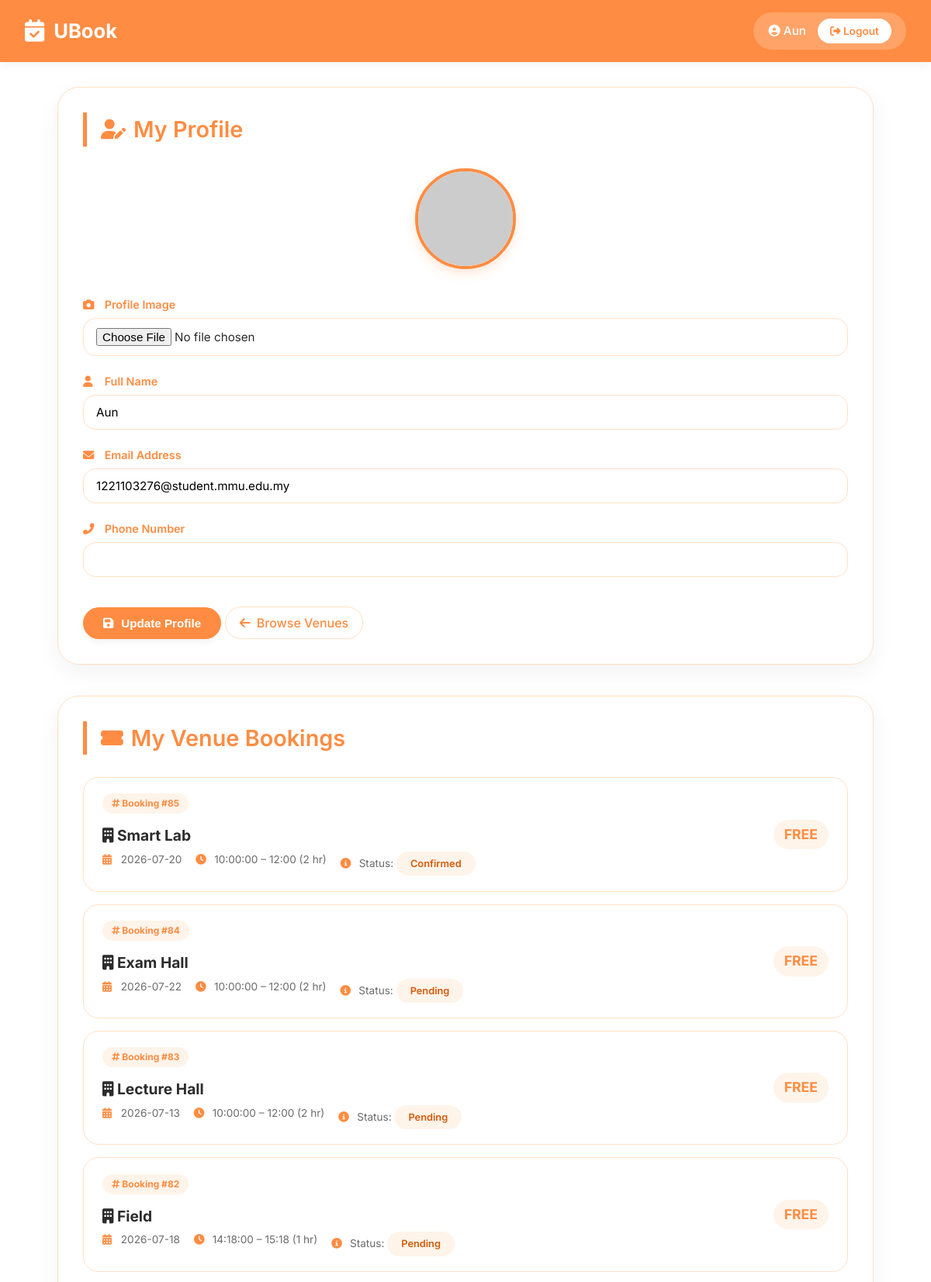
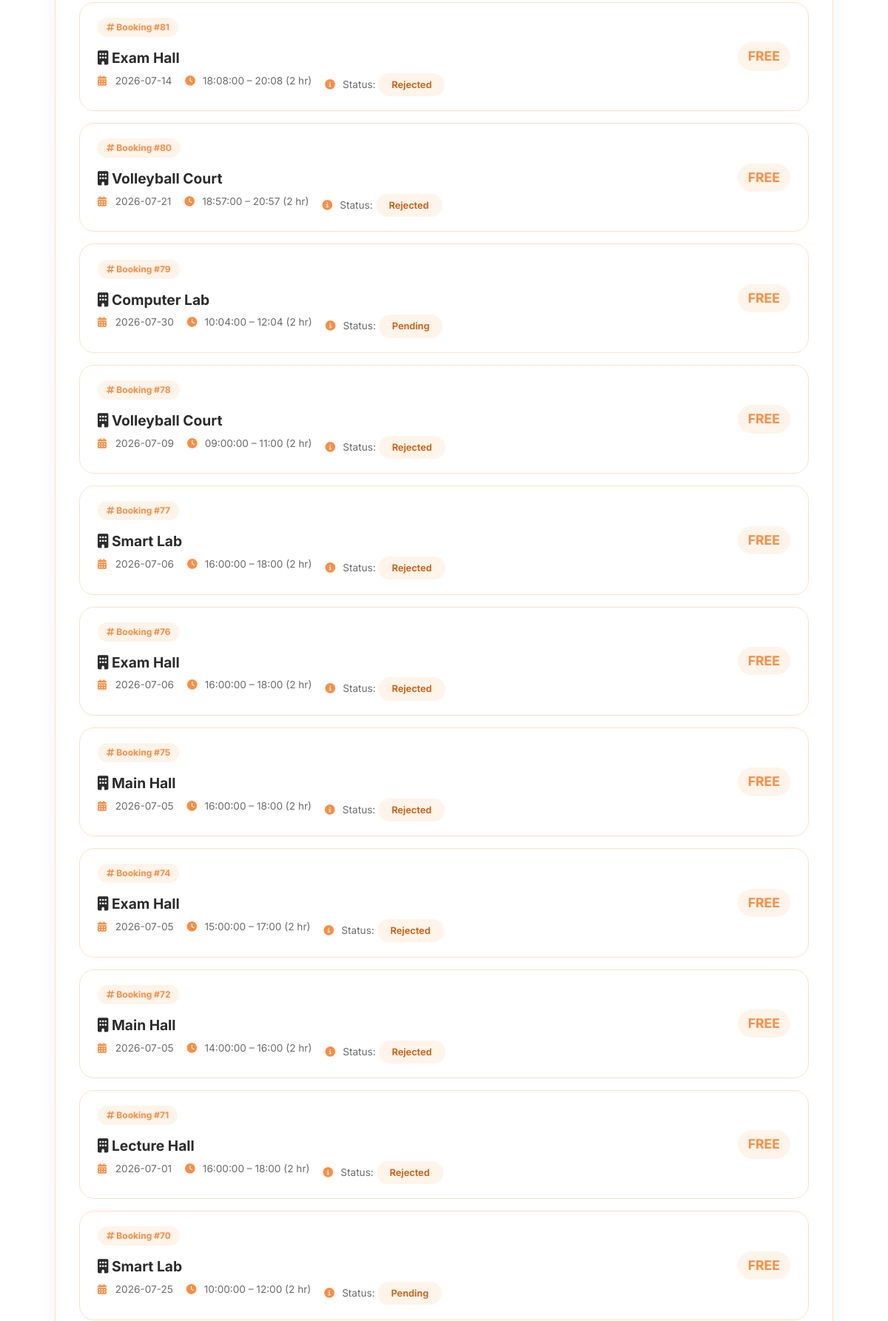
The page /profile.php (signed in, upper part) on the database its author committed (2 pictures, top to bottom).
### tables this page shows
CREATE TABLE `users` (
  `id` varchar(20) NOT NULL,
  `username` varchar(100) DEFAULT NULL,
  `name` varchar(100) NOT NULL,
  `email` varchar(100) DEFAULT NULL,
  `profile_image` varchar(255) DEFAULT NULL,
  `role` varchar(50) DEFAULT 'user',
  `password` varchar(255) DEFAULT NULL,
  `phone` varchar(20) DEFAULT NULL,
  `created_at` timestamp NOT NULL DEFAULT current_timestamp()
);

CREATE TABLE `bookings` (
  `id` int(11) NOT NULL,
  `user_id` varchar(20) NOT NULL,
  `student_name` varchar(100) NOT NULL,
  `venue_id` varchar(20) NOT NULL,
  `booking_date` date NOT NULL,
  `start_time` time NOT NULL,
  `duration_hours` int(11) NOT NULL,
  `comment` text DEFAULT NULL,
  `status` enum('pending','confirmed','rejected') DEFAULT 'pending',
  `created_at` timestamp NOT NULL DEFAULT current_timestamp()
);

CREATE TABLE `venues` (
  `id` varchar(20) NOT NULL,
  `name` varchar(100) NOT NULL,
  `description` text DEFAULT NULL,
  `image_url` varchar(255) DEFAULT NULL
);

### profile.php (the view, shortened to what this page needs)
<?php
$host = 'localhost';
$dbname = 'ubook';
$username = 'root';
$password = '';
try {
    $pdo = new PDO("mysql:host=$host;dbname=$dbname;charset=utf8mb4", $username, $password);
    $pdo->setAttribute(PDO::ATTR_ERRMODE, PDO::ERRMODE_EXCEPTION);
} catch (PDOException $e) {
    die("Database connection failed: " . $e->getMessage());
}
$user_id = $_SESSION['user_id'];
$stmt = $pdo->prepare("SELECT * FROM users WHERE id = ?");
$stmt->execute([$user_id]);
$user = $stmt->fetch(PDO::FETCH_ASSOC);
$bookings = [];
try {
    $sql = "SELECT b.id, b.booking_date, b.start_time, b.duration_hours, b.status,
                   v.name AS venue_name, v.image_url
            FROM bookings b
            JOIN venues v ON b.venue_id = v.id
            WHERE b.user_id = ?
            ORDER BY b.id DESC";
    $stmt = $pdo->prepare($sql);
    $stmt->execute([$user_id]);
    $bookings = $stmt->fetchAll(PDO::FETCH_ASSOC);
} catch (PDOException $e) {
    $bookings_error = "Unable to fetch bookings. Please ensure the database schema is updated.";
}
?>
<!DOCTYPE html>
<html lang="en">
<head>
    <link rel="stylesheet" href="https://cdnjs.cloudflare.com/ajax/libs/font-awesome/6.4.0/css/all.min.css">
</head>
<body>
<div class="navbar">
    <div class="logo">
        <i class="fas fa-calendar-check"></i>
        <span>UBook</span>
    </div>
    <div class="user-greeting">
        <span><i class="fas fa-user-circle"></i> <?php echo htmlspecialchars($user['name']); ?></span>
        <a href="logout.php" class="logout-btn"><i class="fas fa-sign-out-alt"></i> Logout</a>
    </div>
</div>
<div class="container">
    <div class="card">
        <h2><i class="fas fa-user-edit"></i> My Profile</h2>
        <div class="profile-pic-wrapper">
            <?php if (!empty($user['profile_image'])): ?>
                <img src="<?php echo htmlspecialchars($user['profile_image']); ?>" class="profile-img" alt="profile">
            <?php else: ?>
                <img src="https://ui-avatars.com/api/?background=ff8c42&color=fff&size=130&name=<?php echo urlencode($user['name']); ?>" class="profile-img" alt="avatar">
            <?php endif; ?>
        </div>
        <form method="POST" enctype="multipart/form-data">
            <div class="form-group">
                <label><i class="fas fa-camera"></i> Profile Image</label>
                <input type="file" name="profile_image" class="file-input" accept="image/*">
            </div>
            <div class="form-group">
                <label><i class="fas fa-user"></i> Full Name</label>
                <input type="text" name="name" required value="<?php echo htmlspecialchars($user['name']); ?>">
            </div>
            <div class="form-group">
                <label><i class="fas fa-envelope"></i> Email Address</label>
                <input type="email" name="email" required value="<?php echo htmlspecialchars($user['email']); ?>">
            </div>
            <div class="form-group">
                <label><i class="fas fa-phone-alt"></i> Phone Number</label>
                <input type="text" name="phone" value="<?php echo htmlspecialchars($user['phone'] ?? ''); ?>">
            </div>
            <button type="submit" name="update_profile" class="btn-primary">
                <i class="fas fa-save"></i> Update Profile
            </button>
            <a href="venue.php" class="back-link"><i class="fas fa-arrow-left"></i> Browse Venues</a>
        </form>
    </div>
    <div class="card">
        <h2><i class="fas fa-ticket-alt"></i> My Venue Bookings</h2>
        <?php if (isset($bookings_error)): ?>
            <div class="alert alert-error"><i class="fas fa-exclamation-triangle"></i> <?php echo $bookings_error; ?></div>
        <?php else: ?>
            <?php foreach ($bookings as $booking):
                $status = $booking['status'] ?? 'pending';
                $statusClass = 'status-' . strtolower($status);
                $start = $booking['start_time'] ?? 'N/A';
                $duration = $booking['duration_hours'] ?? 0;
                $endTime = '';
                if ($start && $duration) {
                    $end = new DateTime($start);
                    $end->add(new DateInterval("PT{$duration}H"));
                    $endTime = $end->format('H:i');
                }
            ?>
                <div class="booking-item">
                    <div class="booking-info">
                        <div class="booking-id">
                            <i class="fas fa-hashtag"></i> Booking #<?php echo $booking['id']; ?>
                        </div>
                        <div class="venue-name">
                            <i class="fas fa-building"></i> <?php echo htmlspecialchars($booking['venue_name']); ?>
                        </div>
                        <div class="booking-details">
                            <span><i class="fas fa-calendar-alt"></i> <?php echo htmlspecialchars($booking['booking_date']); ?></span>
                            <span><i class="fas fa-clock"></i> <?php echo $start; ?> – <?php echo $endTime; ?> (<?php echo $duration; ?> hr)</span>
                            <span><i class="fas fa-info-circle"></i> Status:
                                <span class="booking-status <?php echo $statusClass; ?>"><?php echo ucfirst($status); ?></span>
                            </span>
                        </div>
                    </div>
                    <div class="booking-amount">
                        FREE
                    </div>
                </div>
            <?php endforeach; ?>
        <?php endif; ?>
    </div>
</div>
</body>
</html>

### profile.php (style rules this page uses)
* { margin: 0; padding: 0; box-sizing: border-box; }
body { font-family: 'Inter', sans-serif; background: #ffffff; color: #2c2c2c; line-height: 1.5; }
.navbar { background: #ff8c42; box-shadow: 0 4px 12px rgba(0,0,0,0.05); padding: 1rem 2rem; display: flex; justify-content: space-between; align-items: center; flex-wrap: wrap; gap: 1rem; position: sticky; top: 0; z-index: 100; }
.logo { display: flex; align-items: center; gap: 12px; font-size: 1.6rem; font-weight: 700; color: white; }
.logo i { font-size: 1.8rem; color: white; }
.user-greeting { background: rgba(255,255,255,0.2); padding: 0.5rem 1.2rem; border-radius: 40px; display: flex; align-items: center; gap: 15px; }
.user-greeting span { font-weight: 500; font-size: 0.95rem; color: white; }
.logout-btn { background: white; color: #ff8c42; padding: 6px 16px; border-radius: 30px; text-decoration: none; font-size: 0.85rem; font-weight: 600; transition: all 0.2s ease; border: none; }
.container { max-width: 1100px; margin: 2rem auto; padding: 0 1.5rem; }
.card { background: white; border-radius: 28px; box-shadow: 0 10px 30px rgba(0,0,0,0.05); padding: 2rem; margin-bottom: 2.5rem; border: 1px solid #ffe0c4; transition: transform 0.2s, box-shadow 0.2s; }
.card h2 { font-size: 1.8rem; font-weight: 600; margin-bottom: 1.8rem; color: #ff8c42; border-left: 5px solid #ff8c42; padding-left: 18px; display: flex; align-items: center; gap: 10px; }
.card h2 i { color: #ff8c42; font-size: 1.6rem; }
.profile-pic-wrapper { text-align: center; margin-bottom: 1.8rem; }
.profile-img { width: 130px; height: 130px; border-radius: 50%; object-fit: cover; border: 4px solid #ff8c42; box-shadow: 0 6px 14px rgba(255,140,66,0.2); background: #fef3e9; }
.form-group { margin-bottom: 1.4rem; }
.form-group label { font-weight: 600; display: block; margin-bottom: 6px; color: #ff8c42; font-size: 0.9rem; }
.form-group label i { width: 24px; color: #ff8c42; }
input, .file-input { width: 100%; padding: 12px 16px; border: 1px solid #ffe0c4; border-radius: 16px; font-family: 'Inter', sans-serif; font-size: 0.95rem; transition: all 0.2s; background: white; }
.btn-primary { background: #ff8c42; color: white; border: none; padding: 12px 26px; border-radius: 40px; font-weight: 600; font-size: 0.95rem; cursor: pointer; transition: all 0.2s; display: inline-flex; align-items: center; gap: 10px; box-shadow: 0 4px 8px rgba(0,0,0,0.05); }
.booking-item { background: #ffffff; border-radius: 20px; padding: 1.2rem 1.5rem; margin-bottom: 1rem; transition: all 0.2s; border: 1px solid #ffe0c4; display: flex; flex-wrap: wrap; justify-content: space-between; align-items: center; gap: 1rem; }
.booking-info { flex: 3; }
.booking-id { font-weight: 700; color: #ff8c42; background: #fff4ea; display: inline-block; padding: 4px 12px; border-radius: 50px; font-size: 0.75rem; margin-bottom: 8px; }
.venue-name { font-size: 1.2rem; font-weight: 700; margin: 6px 0 4px; color: #2c2c2c; }
.booking-details { display: flex; flex-wrap: wrap; gap: 18px; font-size: 0.85rem; color: #6c6c6c; margin-top: 6px; }
.booking-details i { width: 20px; color: #ff8c42; }
.booking-status { font-weight: 600; padding: 6px 18px; border-radius: 40px; display: inline-block; font-size: 0.8rem; background: #fff4ea; color: #d45a0a; }
.status-confirmed { background: #fff4ea; color: #d45a0a; }
.status-pending { background: #fff4ea; color: #d45a0a; }
.booking-amount { font-weight: 700; color: #ff8c42; font-size: 1.1rem; background: #fff4ea; padding: 6px 14px; border-radius: 40px; }
.back-link { margin-top: 1rem; display: inline-flex; align-items: center; gap: 8px; background: transparent; border: 1px solid #ffe0c4; padding: 8px 18px; border-radius: 40px; text-decoration: none; color: #ff8c42; font-weight: 500; transition: 0.2s; }

### rows shown on the page
users: name "Aun", email "1221103276@student.mmu.edu.my"
bookings: id "85", venue.name "Smart Lab", booking_date "2026-07-20", start_time "10:00:00", start_time "12:00", duration_hours "2", status "Confirmed"
bookings: id "84", venue.name "Exam Hall", booking_date "2026-07-22", start_time "10:00:00", start_time "12:00", duration_hours "2", status "Pending"
bookings: id "83", venue.name "Lecture Hall", booking_date "2026-07-13", start_time "10:00:00", start_time "12:00", duration_hours "2", status "Pending"
bookings: id "82", venue.name "Field", booking_date "2026-07-18", start_time "14:18:00", start_time "15:18", duration_hours "1", status "Pending"
bookings: id "81", venue.name "Exam Hall", booking_date "2026-07-14", start_time "18:08:00", start_time "20:08", duration_hours "2", status "Rejected"
bookings: id "80", venue.name "Volleyball Court", booking_date "2026-07-21", start_time "18:57:00", start_time "20:57", duration_hours "2", status "Rejected"
bookings: id "79", venue.name "Computer Lab", booking_date "2026-07-30", start_time "10:04:00", start_time "12:04", duration_hours "2", status "Pending"
bookings: id "78", venue.name "Volleyball Court", booking_date "2026-07-09", start_time "09:00:00", start_time "11:00", duration_hours "2", status "Rejected"
bookings: id "77", venue.name "Smart Lab", booking_date "2026-07-06", start_time "16:00:00", start_time "18:00", duration_hours "2", status "Rejected"
bookings: id "76", venue.name "Exam Hall", booking_date "2026-07-06", start_time "16:00:00", start_time "18:00", duration_hours "2", status "Rejected"
bookings: id "75", venue.name "Main Hall", booking_date "2026-07-05", start_time "16:00:00", start_time "18:00", duration_hours "2", status "Rejected"
bookings: id "74", venue.name "Exam Hall", booking_date "2026-07-05", start_time "15:00:00", start_time "17:00", duration_hours "2", status "Rejected"
bookings: id "72", venue.name "Main Hall", booking_date "2026-07-05", start_time "14:00:00", start_time "16:00", duration_hours "2", status "Rejected"
bookings: id "71", venue.name "Lecture Hall", booking_date "2026-07-01", start_time "16:00:00", start_time "18:00", duration_hours "2", status "Rejected"
bookings: id "70", venue.name "Smart Lab", booking_date "2026-07-25", start_time "10:00:00", start_time "12:00", duration_hours "2", status "Pending"
